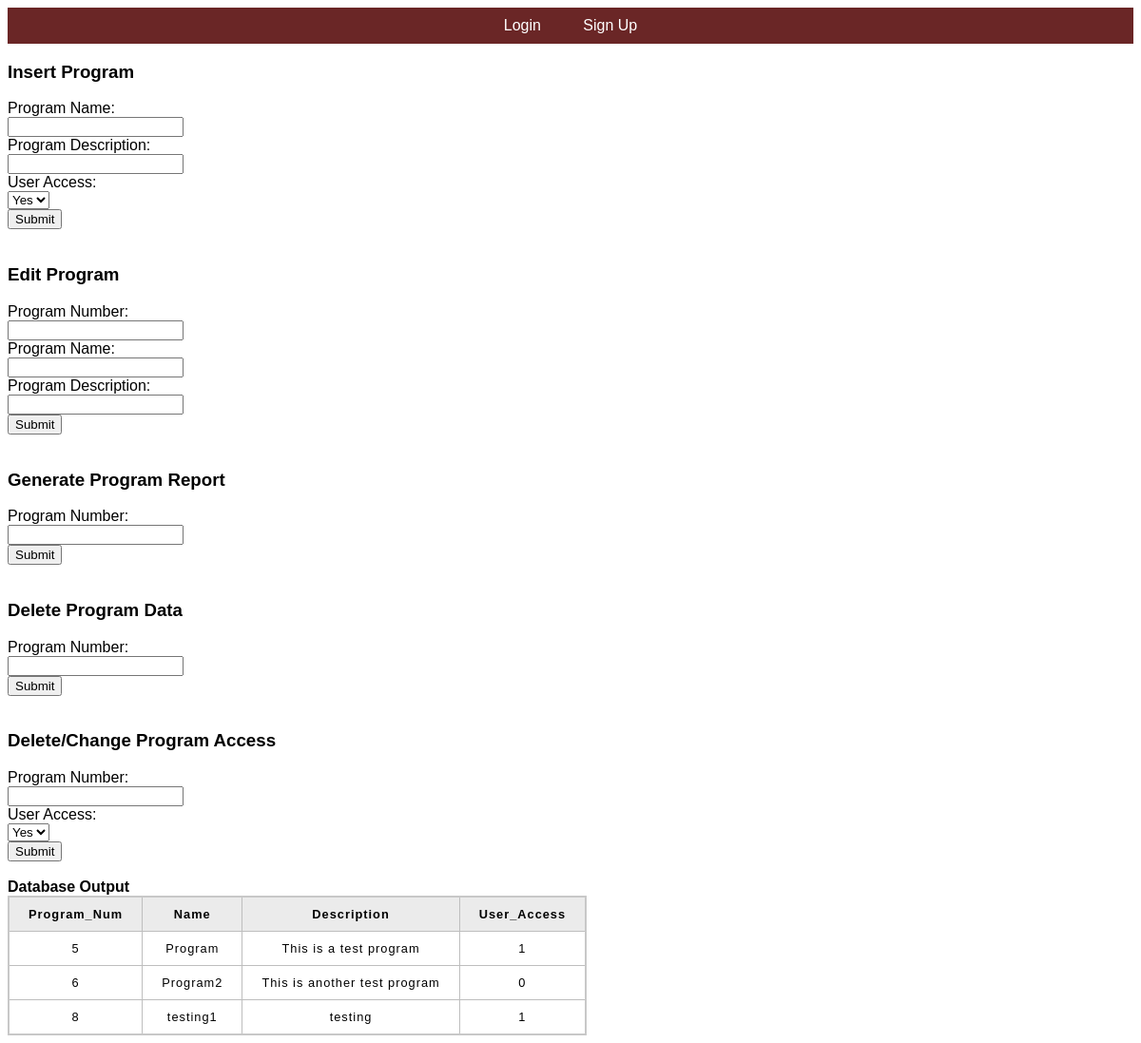
/program_info_manager.php, run on the app's committed database.
### tables this page shows
CREATE TABLE `programs` (
  `Program_Num` int(11) NOT NULL,
  `Name` varchar(128) NOT NULL,
  `Description` varchar(128) NOT NULL,
  `User_Access` tinyint(1) NOT NULL
);

### program_info_manager.php (the view, shortened to what this page needs)
<?php
  include_once('header.php');
  include_once 'includes/dbh.inc.php';
?>
<h3>Insert Program</h3>
  <form action="includes/program_info_manager.inc.php" method="post">
    <label for="Program_Name">Program Name: </label><br>
    <input type="text" id="Program_Name" name="Program_Name"><br>
    <label for="Program_Desc">Program Description: </label><br>
    <input type="text" id="Program_Desc" name="Program_Desc"><br>
    <label for="User_Access">User Access: </label><br>
    <select id="User_Access" name="User_Access">
        <option value="1">Yes</option>
    </select><br>
    <button type="insert_program" name="insert_program">Submit</button>
  </form>
  <br>
  <h3>Edit Program</h3>
    <form action="includes/program_info_manager.inc.php" method="post">
        <label for="Program_Num">Program Number: </label><br>
        <input type="text" id="Program_Num" name="Program_Num"><br>
        <label for="Program_Name">Program Name: </label><br>
        <input type="text" id="Program_Name" name="Program_Name"><br>
        <label for="Program_Desc">Program Description: </label><br>
        <input type="text" id="Program_Desc" name="Program_Desc"><br>
        <button type="edit_program" name="edit_program">Submit</button>
    </form>
    <br>
    <h3>Generate Program Report</h3>
    <form action="includes/program_info_manager.inc.php" method="post">
        <label for="Program_Num">Program Number: </label><br>
        <input type="text" id="Program_Num" name="Program_Num"><br>
        <button type="generate_program_report" name="generate_program_report">Submit</button>
    </form>
    <br>
    <h3>Delete Program Data</h3>
    <form action="includes/program_info_manager.inc.php" method="post">
        <label for="Program_Num">Program Number: </label><br>
        <input type="text" id="Program_Num" name="Program_Num"><br>
        <button type="delete_program_data" name="delete_program_data">Submit</button>
    </form>
    <br>
    <h3>Delete/Change Program Access</h3>
    <form action="includes/program_info_manager.inc.php" method="post">
        <label for="Program_Num">Program Number: </label><br>
        <input type="text" id="Program_Num" name="Program_Num"><br>
        <label for="User_Access">User Access: </label><br>
        <select id="User_Access" name="User_Access">
          <option value="1">Yes</option>
        </select><br>
        <button type="delete_program_access" name="delete_program_access">Submit</button>
    </form>
<?php
$query = "SELECT * FROM programs";
echo "<br><b>Database Output</b>";
echo '<table>
      <tr>
          <th>Program_Num</th>
          <th>Name</th>
          <th>Description</th>
          <th>User_Access</th>
      </tr>';
if ($result = $conn->query($query)) {
  while ($row = $result->fetch_assoc()) {
      $field1name = $row["Program_Num"];
      $field2name = $row["Name"];
      $field3name = $row["Description"];
      $field4name = $row["User_Access"];
      echo '<tr>
        <td>'.$field1name.'</td>
        <td>'.$field2name.'</td>
        <td>'.$field3name.'</td>
        <td>'.$field4name.'</td>
      </tr>';
  }
}
?>
</body>
</html>

### header.php (shortened to what this page needs)
<!DOCTYPE html>
<html lang="en">
<head>
  <link href="style.php" rel="stylesheet">
</head>
<body>
	<nav>
		<ul class = "navbar">
			<?php
				if(isset($_SESSION["userid"])) {
					if($_SESSION["userPerm"] === "Admin"){
						echo "<h2>Admin Page</h2>
						<li><a href='adminuser.php'>User Authentication and Roles</a></li>
						<li><a href='program_info_manager.php'>Program Information Management</a></li>
						<li><a href='programprogress.php'>Program Progress Tracking</a></li>
						<li><a href='toname.php'>Event management</a></li>";
					}
					else if($_SESSION["userPerm"] === "Student"){
						echo "<h2>Student Page</h2>
							<li><a href='studentuser.php'>User Authentication and Roles</a></li>
							<li><a href='app_info_manager.php'>Application Information Management</a></li>
							<li><a href='programprogress.php'>Program Progress Tracking</a></li>
							<li><a href='toname.php'>Document Upload and Management</a></li>";
					}
					echo "<li>
							<form method='post'>
								<button type='submit' name='button1'>Sign Out</button>
							</form>
						  </li>";
				}
				else{
					echo "<li><a href = 'login.php'>Login</a></li>
						  <li><a href = 'signup.php'>Sign Up</a></li>";
				}
			?>
		</ul>

### data on the page
programs: Program_Num "5", Name "Program", Description "This is a test program", User_Access "1"
programs: Program_Num "6", Name "Program2", Description "This is another test program", User_Access "0"
programs: Program_Num "8", Name "testing1", Description "testing", User_Access "1"
